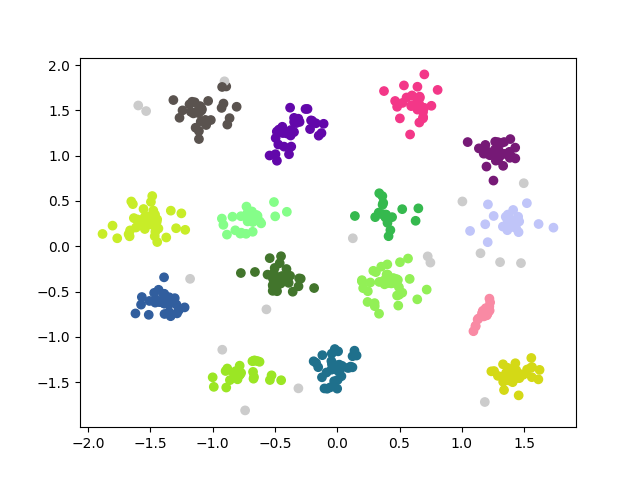

Recreate this plot in Python.
import random

import matplotlib.pyplot as plt
import numpy as np

np.random.seed(0)


def get_data(num_examples=500):
    fptr = open('cluster_data.csv', 'r')
    data = []
    for line in fptr.readlines():
        line = line.strip().split(',')
        data.append([int(line[0]), int(line[1])])

    data = random.sample(data, num_examples)
    data = np.array(data)
    return data


def normalize(data):
    _mean = np.mean(data, axis=0)
    _std = np.std(data, axis=0)
    data = (data - _mean) / _std
    return data


def create_distance_matrix(data):
    num_examples = data.shape[0]
    distance_matrix = np.zeros((num_examples, num_examples))
    for i, d1 in enumerate(data):
        for j, d2 in enumerate(data):
            distance_matrix[i][j] = np.linalg.norm(d1 - d2)
    return distance_matrix


def add_labels(distance_matrix, eps, minPts):
    num_examples = distance_matrix.shape[0]
    labels = [(None, None) for l in range(num_examples)]
    for i in range(num_examples):
        in_range = {key: dist for key, dist in enumerate(distance_matrix[i]) if dist < eps}
        if len(in_range) > minPts:
            labels[i] = ('core', i)

    for i, l in enumerate(labels):
        if l[0] != 'core':
            in_range = {key: dist
                        for key, dist in enumerate(distance_matrix[i])
                        if dist < eps
                        and labels[key][0] == 'core'
                        and key != i}
            if not in_range:
                labels[i] = ('noise', None)
                continue
            closest = min(in_range, key=in_range.get)
            if closest is not None:
                labels[i] = ('border', closest)
    return labels


def create_clusters(labels, distance_matrix, eps):
    clusters = []
    for i, l in enumerate(labels):
        if l[0] == 'core':
            in_range = {key: dist
                        for key, dist in enumerate(distance_matrix[i])
                        if dist < eps
                        and labels[key][0] == 'core'}
            cluster = set(in_range.keys())
            if not clusters:
                clusters.append(cluster)
                continue
            common_cluster_i = None
            for cl, group in enumerate(clusters):
                if not group.isdisjoint(cluster):
                    common_cluster_i = cl
            if common_cluster_i is not None:
                clusters[common_cluster_i] = clusters[common_cluster_i].union(cluster)
            else:
                clusters.append(cluster)
    for i, l in enumerate(labels):
        if l[0] == 'border':
            in_range = {key: dist
                        for key, dist in enumerate(distance_matrix[i])
                        if dist < eps
                        and labels[key][0] == 'core'
                        and key != i}
            core = min(in_range, key=in_range.get)
            for j, cluster in enumerate(clusters):
                if core in cluster:
                    clusters[j].add(i)

    return clusters


def plot_clusters(data, clusters):
    num_examples = data.shape[0]
    color_map = {i: (random.randint(0, 255) / 255,
                     random.randint(0, 255) / 255,
                     random.randint(0, 255) / 255)
                 for i in range(len(clusters))}

    colors = [(0.8, 0.8, 0.8) for i in range(num_examples)]
    for i, cluster in enumerate(clusters):
        for cl in cluster:
            colors[cl] = color_map[i]

    x = [d[0] for d in data]
    y = [d[1] for d in data]

    plt.scatter(x=x, y=y, c=colors)
    plt.show()


def main():
    eps = 0.2
    minPts = 5

    data = get_data()
    data = normalize(data)
    # data = np.array([[1.5, 2.0],
    #                  [3.0, 1.0],
    #                  [3.5, 2.5],
    #                  [1.0, 0.5],
    #                  [2.5, 2.0]])
    distance_matrix = create_distance_matrix(data)
    eps = np.quantile(distance_matrix, 0.05)
    labels = add_labels(distance_matrix, eps, minPts)
    clusters = create_clusters(labels, distance_matrix, eps)
    plot_clusters(data, clusters)


if __name__ == '__main__':
    main()
